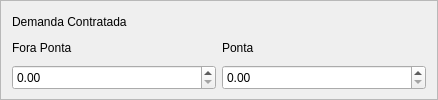
                  <widget class="QFrame" name="frame_27">
                   <property name="frameShape">
                    <enum>QFrame::StyledPanel</enum>
                   </property>
                   <property name="frameShadow">
                    <enum>QFrame::Raised</enum>
                   </property>
                   <layout class="QGridLayout" name="gridLayout_16">
                    <item row="0" column="0" colspan="2">
                     <widget class="QLabel" name="label_46">
                      <property name="sizePolicy">
                       <sizepolicy hsizetype="Preferred" vsizetype="Preferred">
                        <horstretch>0</horstretch>
                        <verstretch>0</verstretch>
                       </sizepolicy>
                      </property>
                      <property name="minimumSize">
                       <size>
                        <width>0</width>
                        <height>0</height>
                       </size>
                      </property>
                      <property name="maximumSize">
                       <size>
                        <width>16777215</width>
                        <height>16777215</height>
                       </size>
                      </property>
                      <property name="styleSheet">
                       <string notr="true">#frame_16, #frame_15 QLabel {
   /* background-color: #FFFFFF;*/
    qproperty-alignment: AlignCenter;
	color: #3d8ec9;
	font: 77 20px &quot;Verdana&quot;;
}</string>
                      </property>
                      <property name="text">
                       <string>Demanda Contratada</string>
                      </property>
                     </widget>
                    </item>
                    <item row="1" column="0">
                     <widget class="QLabel" name="label_45">
                      <property name="styleSheet">
                       <string notr="true">#frame_16, #frame_15 QLabel {
   /* background-color: #FFFFFF;*/
    qproperty-alignment: AlignCenter;
	color: #3d8ec9;
	font: 77 16px &quot;Verdana&quot;;
}</string>
                      </property>
                      <property name="text">
                       <string>Fora Ponta</string>
                      </property>
                     </widget>
                    </item>
                    <item row="1" column="1">
                     <widget class="QLabel" name="label_58">
                      <property name="styleSheet">
                       <string notr="true">#frame_16, #frame_15 QLabel {
   /* background-color: #FFFFFF;*/
    qproperty-alignment: AlignCenter;
	color: #3d8ec9;
	font: 77 16px &quot;Verdana&quot;;
}</string>
                      </property>
                      <property name="text">
                       <string>Ponta</string>
                      </property>
                     </widget>
                    </item>
                    <item row="2" column="0">
                     <widget class="QDoubleSpinBox" name="SpinBox_DCp_17">
                      <property name="enabled">
                       <bool>true</bool>
                      </property>
                      <property name="sizePolicy">
                       <sizepolicy hsizetype="Preferred" vsizetype="Preferred">
                        <horstretch>0</horstretch>
                        <verstretch>0</verstretch>
                       </sizepolicy>
                      </property>
                      <property name="minimumSize">
                       <size>
                        <width>204</width>
                        <height>25</height>
                       </size>
                      </property>
                      <property name="maximumSize">
                       <size>
                        <width>95</width>
                        <height>20</height>
                       </size>
                      </property>
                      <property name="wrapping">
                       <bool>false</bool>
                      </property>
                      <property name="frame">
                       <bool>true</bool>
                      </property>
                      <property name="accelerated">
                       <bool>false</bool>
                      </property>
                      <property name="keyboardTracking">
                       <bool>true</bool>
                      </property>
                      <property name="showGroupSeparator" stdset="0">
                       <bool>false</bool>
                      </property>
                      <property name="maximum">
                       <double>99999.990000000005239</double>
                      </property>
                     </widget>
                    </item>
                    <item row="2" column="1">
                     <widget class="QDoubleSpinBox" name="SpinBox_DCp_18">
                      <property name="enabled">
                       <bool>true</bool>
                      </property>
                      <property name="sizePolicy">
                       <sizepolicy hsizetype="Preferred" vsizetype="Preferred">
                        <horstretch>0</horstretch>
                        <verstretch>0</verstretch>
                       </sizepolicy>
                      </property>
                      <property name="minimumSize">
                       <size>
                        <width>204</width>
                        <height>25</height>
                       </size>
                      </property>
                      <property name="maximumSize">
                       <size>
                        <width>95</width>
                        <height>20</height>
                       </size>
                      </property>
                      <property name="wrapping">
                       <bool>false</bool>
                      </property>
                      <property name="frame">
                       <bool>true</bool>
                      </property>
                      <property name="accelerated">
                       <bool>false</bool>
                      </property>
                      <property name="keyboardTracking">
                       <bool>true</bool>
                      </property>
                      <property name="showGroupSeparator" stdset="0">
                       <bool>false</bool>
                      </property>
                      <property name="maximum">
                       <double>99999.990000000005239</double>
                      </property>
                     </widget>
                    </item>
                   </layout>
                  </widget>
